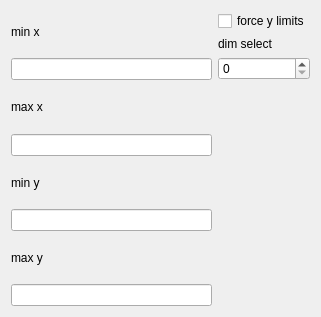
<?xml version="1.0" encoding="UTF-8"?>
<ui version="4.0">
 <class>LinearTransformationBlockEditorWidget</class>
 <widget class="QWidget" name="LinearTransformationBlockEditorWidget">
  <property name="geometry">
   <rect>
    <x>0</x>
    <y>0</y>
    <width>321</width>
    <height>317</height>
   </rect>
  </property>
  <property name="windowTitle">
   <string>Form</string>
  </property>
  <layout class="QHBoxLayout" name="horizontalLayout">
   <item>
    <widget class="QWidget" name="widget" native="true">
     <layout class="QVBoxLayout" name="verticalLayout">
      <property name="leftMargin">
       <number>0</number>
      </property>
      <property name="topMargin">
       <number>0</number>
      </property>
      <property name="rightMargin">
       <number>0</number>
      </property>
      <property name="bottomMargin">
       <number>0</number>
      </property>
      <item>
       <widget class="QLabel" name="label">
        <property name="text">
         <string>min x</string>
        </property>
       </widget>
      </item>
      <item>
       <widget class="QLineEdit" name="minXEdit"/>
      </item>
      <item>
       <widget class="QLabel" name="label_2">
        <property name="text">
         <string>max x</string>
        </property>
       </widget>
      </item>
      <item>
       <widget class="QLineEdit" name="maxXEdit"/>
      </item>
      <item>
       <widget class="QLabel" name="label_3">
        <property name="text">
         <string>min y</string>
        </property>
       </widget>
      </item>
      <item>
       <widget class="QLineEdit" name="minYEdit"/>
      </item>
      <item>
       <widget class="QLabel" name="label_4">
        <property name="text">
         <string>max y</string>
        </property>
       </widget>
      </item>
      <item>
       <widget class="QLineEdit" name="maxYEdit"/>
      </item>
     </layout>
    </widget>
   </item>
   <item>
    <widget class="QWidget" name="widget_2" native="true">
     <layout class="QVBoxLayout" name="verticalLayout_2">
      <property name="leftMargin">
       <number>0</number>
      </property>
      <property name="topMargin">
       <number>0</number>
      </property>
      <property name="rightMargin">
       <number>0</number>
      </property>
      <property name="bottomMargin">
       <number>0</number>
      </property>
      <item>
       <widget class="QCheckBox" name="forceLimitsCheck">
        <property name="text">
         <string>force y limits</string>
        </property>
       </widget>
      </item>
      <item>
       <widget class="QLabel" name="label_5">
        <property name="text">
         <string>dim select</string>
        </property>
       </widget>
      </item>
      <item>
       <widget class="QSpinBox" name="dimEdit"/>
      </item>
      <item>
       <spacer name="verticalSpacer">
        <property name="orientation">
         <enum>Qt::Vertical</enum>
        </property>
        <property name="sizeHint" stdset="0">
         <size>
          <width>20</width>
          <height>40</height>
         </size>
        </property>
       </spacer>
      </item>
     </layout>
    </widget>
   </item>
  </layout>
 </widget>
 <resources/>
 <connections/>
</ui>
